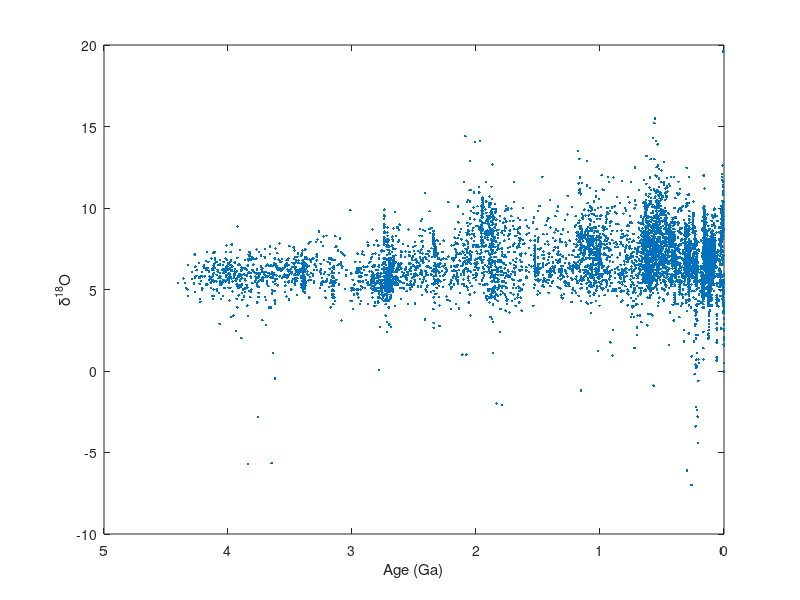

The MATLAB source for this figure: (Note: this script raises an error after producing the figure.)
load zircon

%% Plot O dataset

figure; plot(zircon.Age/1000, zircon.d18O,'.')
xlabel('Age (Ga)'); ylabel('\delta^{18}O')
set(gca,'xdir','reverse')
formatfigure;
ylim([0 14])


%% Plot Hf dataset

figure; plot(zircon.Age/1000, zircon.eHf_initial,'.')
xlabel('Age (Ga)'); ylabel('\epsilonHf')
set(gca,'xdir','reverse')
formatfigure;
ylim([-60, 20])

% Add depleted mantle
hold on; plot(0:0.1:4.5,(4.5-(0:0.1:4.5))*17/4.5)
